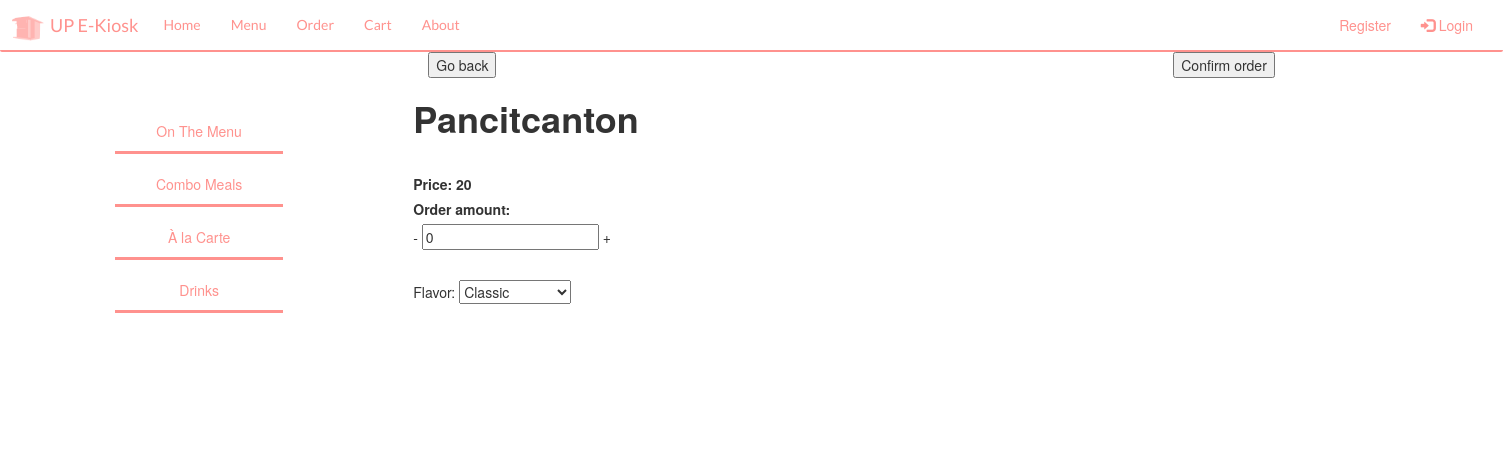
The page /menu/alacarte/1/Pancit Canton/ on the database as committed earlier.
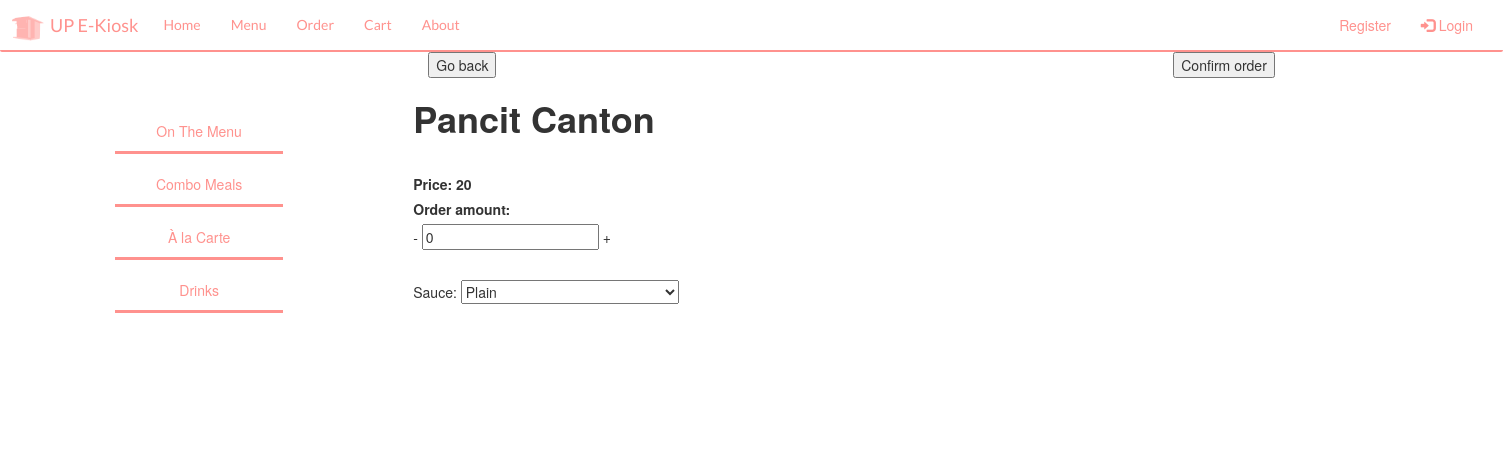
The same page on the database as committed later.
### tables this page shows
CREATE TABLE "alacarte" (
	"alacarte_id"	INTEGER NOT NULL UNIQUE,
	"amount"	INTEGER NOT NULL,
	"price"	INTEGER NOT NULL,
	"alacarte_type"	TEXT NOT NULL,
	"url"	TEXT NOT NULL,
	PRIMARY KEY("alacarte_id")
);

### app.py (the view)
@app.route('/menu/alacarte/<int:alacarte_id>/<alacarte_type>/')
def alacartes(alacarte_id, alacarte_type):
    alacarteid = read_alacarte_by_id(alacarte_id)
    meals = select_dict_meals()
    flavordict = select_dict_flavors()
    saucedict = select_dict_sauces()
    loginuser = select_dict_user()
    for users in loginuser:
        if 'user' not in session:
            if 'guest' in users['username']:
                username = users['username']
                user_id = users['user_id']
        elif 'user' in session:
            if users['username'] == session['user']:
                users['username']
                username = users['username']
                user_id = users['user_id']
    return render_template('alacartemeals.html',alacarte_id=alacarte_id, alacarteid=alacarteid,
                           alacarte_type=alacarte_type,flavordict=flavordict,saucedict=saucedict,
                           meals=meals,loginuser=loginuser,username=username,user_id=user_id)

### data.py (called while the page is built)
def connect_db(path):
    conn = sqlite3.connect(path)
    conn.row_factory = sqlite3.Row
    return (conn, conn.cursor())

def select_dict_user():
    conn, cur = connect_db(db_path)
    query = 'SELECT * FROM user'
    results = cur.execute(query,).fetchall()
    return results

def select_dict_meals():
    conn, cur = connect_db(db_path)
    query = 'SELECT * FROM meals'
    results = cur.execute(query,).fetchall()
    return results

def read_alacarte_by_id(alacarte_id):
    conn, cur = connect_db(db_path)
    query = 'SELECT * FROM alacarte WHERE alacarte_id=?'
    results = cur.execute(query, (alacarte_id,)).fetchone()
    conn.close()
    return results

def select_dict_flavors():
    conn, cur = connect_db(db_path)
    query = 'SELECT * FROM flavors'
    results = cur.execute(query, ()).fetchall()
    conn.close()
    return results

def select_dict_sauces():
    conn, cur = connect_db(db_path)
    query = 'SELECT * FROM sauces'
    results = cur.execute(query, ()).fetchall()
    conn.close()
    return results

### templates/alacartemeals.html (shortened to what this page needs)
{% extends 'base.html' %}
{% block content %}
{% include 'menusidebar.html' %}
  <div class="col-sm-8">
<form action="/menu/alacarte">
    <div class="container">
        <div class="col-sm-8">
    <input class="custom-btn btn-11" type="submit" value="Go back" name="action">
</form>
        </div>
    <input class="custom-btn btn-11" type="submit" value="Confirm order" name="action">
    <h1> <label for="alacarte_type"> {{ alacarteid.alacarte_type|title }} </label> </h1>
<br>
    <label for="alacarte_price"> Price:  {{ alacarteid.price }} </label>
    <br>
    <label type=""> Order amount: </label>
    <div class="number">
    <span class="minus">-</span>
    <input type="number" min="1" value="{{ alacarteid.amount }}" name="alacarte_amount" required>
    <span class="plus">+</span>
        </div>
    <br>
{% if alacarteid.alacarte_type == 'pancitcanton' %}
    <p>
    Flavor: <select name="alacarte_flavor" id="fl_type" required>
    {% for flavors in flavordict %}
            <option value="{{ flavors.flavors_type }}" name="alacarte_flavor">
                {{ flavors.flavors_type|title }}
            </option>
    {% endfor %}
        </select>
{% else %}
    Sauce: <select name="alacarte_sauce" id="scs_type" required>
    {% for sauces in saucedict %}
            <option value="{{ sauces.sauces_type }}" name="alacarte_sauce">
                {{ sauces.sauces_type|title }}
            </option>
    {% endfor %}
        </select>
{% endif %}
  </div>
{% endblock %}

### templates/base.html (shortened to what this page needs)
<!DOCTYPE html>
<html lang="en">
<head>
  <link rel="stylesheet" href="https://maxcdn.bootstrapcdn.com/bootstrap/3.4.1/css/bootstrap.min.css">
</head>
<body>
{% include 'nav.html' %}
  {% block content %}
  {% endblock %}
</body>
</html>

### templates/nav.html (shortened to what this page needs)
<nav class="navbar" style="background-color: white;">
  <div class="container-fluid">
    <div class="navbar-header">
      <a class="navbar-brand" href="{{ url_for('index') }}">
        <img src="{{ url_for('static', filename='img/logo2.png') }}" width="35" height="35" method="POST"></a>
                <a class="navbar-brand navcustom" href="{{ url_for('index') }}"> UP E-Kiosk</a>
    </div>
    <div class="collapse navbar-collapse" id="myNavbar">
      <ul class="nav navbar-nav">
        <li class=""><a href="{{ url_for('index') }}" class="navcustom">Home</a></li>
        <li><a href="{{ url_for('basemenu') }}" class="link navcustom">Menu</a></li>
        <li><a href="{{ url_for('baseorder') }}" class="navcustom">Order</a></li>
        <li><a href="{{ url_for('cart') }}" class="navcustom">Cart</a></li>
        <li><a href="#" class="navcustom">About</a></li>
      </ul>
      <ul class="nav navbar-nav navbar-right">
        {% if 'user' in session %}
          <li><a href="{{ url_for('profile') }}"><span class="glyphicon"></span> Profile </a></li>
          <li><a href="{{ url_for('logout') }}"><span class="glyphicon glyphicon-log-in"></span> Logout</a></li>
        {% else %}
          <li><a href="{{ url_for('register') }}"> Register</a></li>
          <li><a href="{{ url_for('login') }}"><span class="glyphicon glyphicon-log-in"></span> Login</a></li>
        {% endif %}
      </ul>
    </div>
  </div>
</nav>

### templates/menusidebar.html (shortened to what this page needs)
<div class="container-fluid">
        <div class="col-xs-6 col-sm-3 sidebar" id="sidebar" role="navigation">
            <div class="sidebar-nav">
                <ul class="nav">
        <li class=""><a href="/menu">On The Menu</a></li>
                    <li class="colordivider"></li>
        <li class=""><a href="/menu/combomeals">Combo Meals</a></li>
                    <li class="colordivider"></li>
        <li class=""><a href="/menu/alacarte">À la Carte</a></li>
                    <li class="colordivider"></li>
        <li class=""><a href="/menu/drinks">Drinks</a></li>
                    <li class="colordivider"></li>
      </ul>
    </div>
  </div>

### templates/nav.html (style rules this page uses)
.navbar { margin-bottom: 0; border-radius: 2px; border-top:0px; border-left:0px; border-right:0px; border-bottom:2px; border-style:solid; border-color:#ff928e; }
.navcustom { font-family: 'Lato', sans-serif; }

### templates/menusidebar.html (style rules this page uses)
.sidebar { padding:15px 100px; margin-top:3%; margin-bottom:100px; }
.colordivider { color:#ff928e; border-style:solid; border-radius:0px; border-top:0px; border-left:0px; border-right:0px; border-bottom:100%; margin-bottom:10px; }

Rows that differ between the two databases and show on the page:
changed alacarte: alacarte_type "Pancitcanton" → "Pancit Canton"
Other text that changed with them:
form field alacarte_sauce: (not shown) → "Plain"
form field alacarte_flavor: "Classic" → (not shown)
text no longer shown: "Flavor:"
text now shown: "Sauce:"
